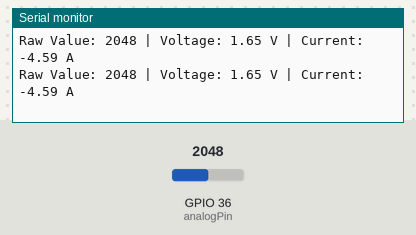
This sketch was run on a simulated ESP32. Shown: the last lines printed to the serial monitor. Inputs (shaded band) come from the test bench; at power-on: GPIO 36 (analogPin) = 2048.

Above: at 1.8 s.
1.9 s: GPIO 36 (analogPin) set to 2866
At 2.5 s:
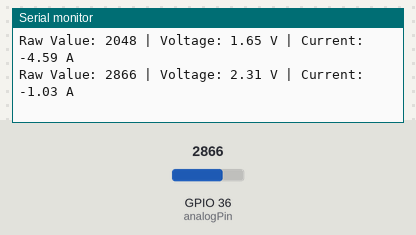
3.4 s: GPIO 36 (analogPin) set to 3603
At 4.8 s:
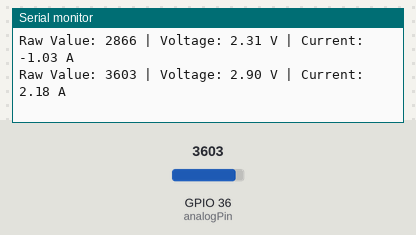
Timing chart, 0 to 6.4 s (numbered marks = the images above; inputs shaded):
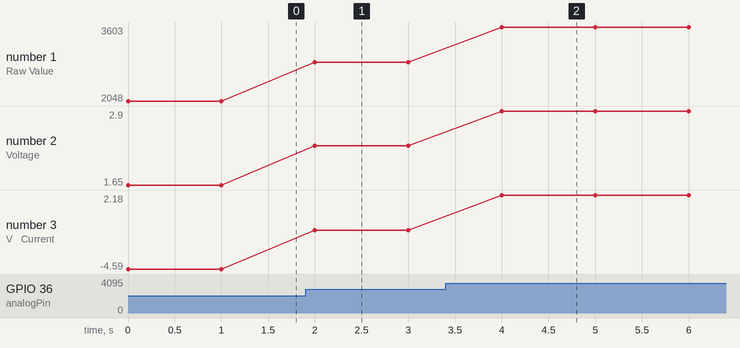

Measured:
- after the input at 1.9 s, the serial monitor: prints a new line after 0.10 s (image 1)
- after the input at 3.4 s, the serial monitor: prints a new line after 0.60 s (image 2)
- plotted number 1: 2048 → 2866 after the input at 1.9 s, 2866 → 3603 after the input at 3.4 s
- plotted number 2: 1.65 → 2.31 after the input at 1.9 s, 2.31 → 2.9 after the input at 3.4 s
- plotted number 3: -4.59 → -1.03 after the input at 1.9 s, -1.03 → 2.18 after the input at 3.4 s

The sketch:

acs712_esp32_v0.ino
```cpp
const int analogPin = A0; // Pin where ACS712 OUT is connected
int rawValue = 0;
float voltage = 0.0;
float current = 0.0;
const float sensitivity = 0.185; // Adjust according to your ACS712 model

void setup() {
  Serial.begin(115200); // Initialize serial communication
}

void loop() {
  rawValue = analogRead(analogPin); // Read the raw value from the sensor
  voltage = (rawValue / 4096.0) * 3.3; // Convert to voltage (ESP32 ADC is 12-bit)
  current = (voltage - 2.5) / sensitivity; // Calculate current (adjusted for 2.5V zero)

  Serial.print("Raw Value: ");
  Serial.print(rawValue);
  Serial.print(" | Voltage: ");
  Serial.print(voltage);
  Serial.print(" V | Current: ");
  Serial.print(current);
  Serial.println(" A");

  delay(1000); // Wait for a second
}
```
